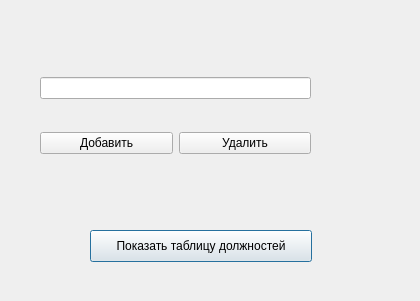
<?xml version="1.0" encoding="UTF-8"?>
<ui version="4.0">
 <class>PositionsEdit</class>
 <widget class="QDialog" name="PositionsEdit">
  <property name="geometry">
   <rect>
    <x>0</x>
    <y>0</y>
    <width>420</width>
    <height>301</height>
   </rect>
  </property>
  <property name="windowTitle">
   <string>Dialog</string>
  </property>
  <widget class="QPushButton" name="pushButtonShow">
   <property name="geometry">
    <rect>
     <x>90</x>
     <y>230</y>
     <width>222</width>
     <height>32</height>
    </rect>
   </property>
   <property name="text">
    <string>Показать таблицу должностей</string>
   </property>
  </widget>
  <widget class="QWidget" name="">
   <property name="geometry">
    <rect>
     <x>40</x>
     <y>50</y>
     <width>271</width>
     <height>131</height>
    </rect>
   </property>
   <layout class="QGridLayout" name="gridLayout">
    <item row="0" column="0" colspan="2">
     <widget class="QLineEdit" name="lineEditPosition"/>
    </item>
    <item row="1" column="1">
     <widget class="QPushButton" name="pushButtonDelete">
      <property name="text">
       <string>Удалить</string>
      </property>
     </widget>
    </item>
    <item row="1" column="0">
     <widget class="QPushButton" name="pushButtonAdd">
      <property name="text">
       <string>Добавить</string>
      </property>
     </widget>
    </item>
   </layout>
  </widget>
 </widget>
 <resources/>
 <connections/>
</ui>
